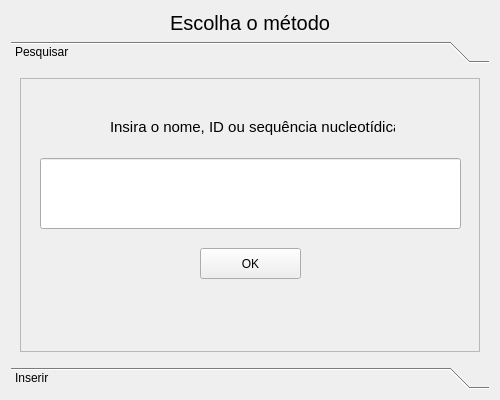
<?xml version="1.0" encoding="UTF-8"?>
<ui version="4.0">
 <class>Form</class>
 <widget class="QWidget" name="Form">
  <property name="geometry">
   <rect>
    <x>0</x>
    <y>0</y>
    <width>500</width>
    <height>400</height>
   </rect>
  </property>
  <property name="maximumSize">
   <size>
    <width>500</width>
    <height>400</height>
   </size>
  </property>
  <property name="windowTitle">
   <string>Form</string>
  </property>
  <layout class="QGridLayout" name="gridLayout_6">
   <item row="0" column="0">
    <widget class="QLabel" name="methodLabel">
     <property name="font">
      <font>
       <pointsize>15</pointsize>
      </font>
     </property>
     <property name="text">
      <string>Escolha o método</string>
     </property>
     <property name="alignment">
      <set>Qt::AlignCenter</set>
     </property>
    </widget>
   </item>
   <item row="1" column="0">
    <widget class="QToolBox" name="toolBox">
     <property name="currentIndex">
      <number>0</number>
     </property>
     <widget class="QWidget" name="pesquisar">
      <property name="geometry">
       <rect>
        <x>0</x>
        <y>0</y>
        <width>482</width>
        <height>298</height>
       </rect>
      </property>
      <attribute name="label">
       <string>Pesquisar</string>
      </attribute>
      <layout class="QVBoxLayout" name="verticalLayout_3">
       <item>
        <layout class="QGridLayout" name="gridLayout_2">
         <item row="1" column="0">
          <widget class="QFrame" name="frame_2">
           <property name="frameShape">
            <enum>QFrame::StyledPanel</enum>
           </property>
           <property name="frameShadow">
            <enum>QFrame::Raised</enum>
           </property>
           <widget class="QLabel" name="searchLabel">
            <property name="geometry">
             <rect>
              <x>90</x>
              <y>40</y>
              <width>285</width>
              <height>18</height>
             </rect>
            </property>
            <property name="font">
             <font>
              <pointsize>11</pointsize>
             </font>
            </property>
            <property name="text">
             <string>Insira o nome, ID ou sequência nucleotídica</string>
            </property>
           </widget>
           <widget class="QLineEdit" name="searchText">
            <property name="geometry">
             <rect>
              <x>20</x>
              <y>80</y>
              <width>421</width>
              <height>71</height>
             </rect>
            </property>
           </widget>
           <widget class="QPushButton" name="searchButton">
            <property name="geometry">
             <rect>
              <x>180</x>
              <y>170</y>
              <width>101</width>
              <height>31</height>
             </rect>
            </property>
            <property name="text">
             <string>OK</string>
            </property>
           </widget>
          </widget>
         </item>
        </layout>
       </item>
      </layout>
     </widget>
     <widget class="QWidget" name="inserir">
      <property name="geometry">
       <rect>
        <x>0</x>
        <y>0</y>
        <width>482</width>
        <height>298</height>
       </rect>
      </property>
      <attribute name="label">
       <string>Inserir</string>
      </attribute>
      <layout class="QGridLayout" name="gridLayout_3">
       <item row="0" column="0">
        <layout class="QGridLayout" name="gridLayout">
         <item row="0" column="0">
          <widget class="QFrame" name="frame">
           <property name="frameShape">
            <enum>QFrame::StyledPanel</enum>
           </property>
           <property name="frameShadow">
            <enum>QFrame::Raised</enum>
           </property>
           <layout class="QGridLayout" name="gridLayout_4">
            <item row="0" column="0">
             <widget class="QLabel" name="fileName">
              <property name="text">
               <string/>
              </property>
             </widget>
            </item>
            <item row="1" column="0">
             <layout class="QHBoxLayout" name="horizontalLayout">
              <item>
               <widget class="QLineEdit" name="fileLabel"/>
              </item>
              <item>
               <widget class="QPushButton" name="fileButton">
                <property name="text">
                 <string>Procurar</string>
                </property>
               </widget>
              </item>
             </layout>
            </item>
            <item row="2" column="0">
             <layout class="QVBoxLayout" name="verticalLayout">
              <item>
               <widget class="QLabel" name="seqLabel">
                <property name="font">
                 <font>
                  <pointsize>11</pointsize>
                 </font>
                </property>
                <property name="text">
                 <string>ou digitar a sequência</string>
                </property>
               </widget>
              </item>
              <item>
               <widget class="QPlainTextEdit" name="seqPlainTextEdit"/>
              </item>
             </layout>
            </item>
           </layout>
          </widget>
         </item>
        </layout>
       </item>
      </layout>
     </widget>
    </widget>
   </item>
  </layout>
 </widget>
 <resources/>
 <connections/>
</ui>
